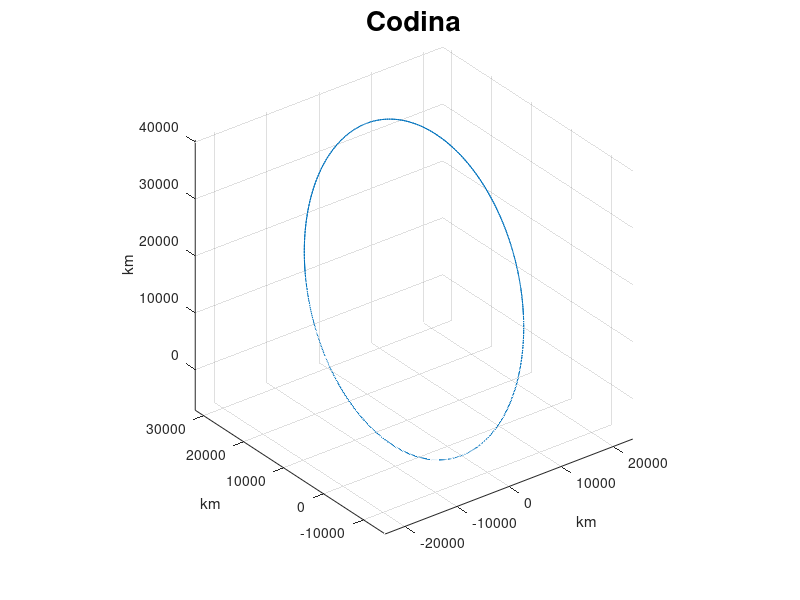

MATLAB code for this plot:
%% dani excercise
clc;
clear;

% 2 body problem diff equation
% r dot dot + mu_earth/r^3 * r = 0

y0 = [-18676 6246 12474 0.551 -1.946 -3.886];
mu = 3.986e5;

% THE EARTH AROUND THE SUN
% y0 = [0 149597871 0 29.784 0 0];
% mu = 1.327e11;

day = 86400; %seconds in a day
tspan = [0,1*day];

options = odeset('RelTol',1e-8,'AbsTol',1e-10);

% convert to a I order ODE with v and vdot
dydt = @(t,y) [y(4:6);-mu/norm(y(1:3))^3*y(1:3)];  % [v,vdot]
[t,y] = ode45(dydt,tspan,y0,options); % ode solver

%plot the ode solver result
figure;
plot3(y(:,1), y(:,2), y(:,3));
axis equal;
grid on;
xlabel('km');
ylabel('km');
zlabel('km');
title('Codina','FontSize', 20);

